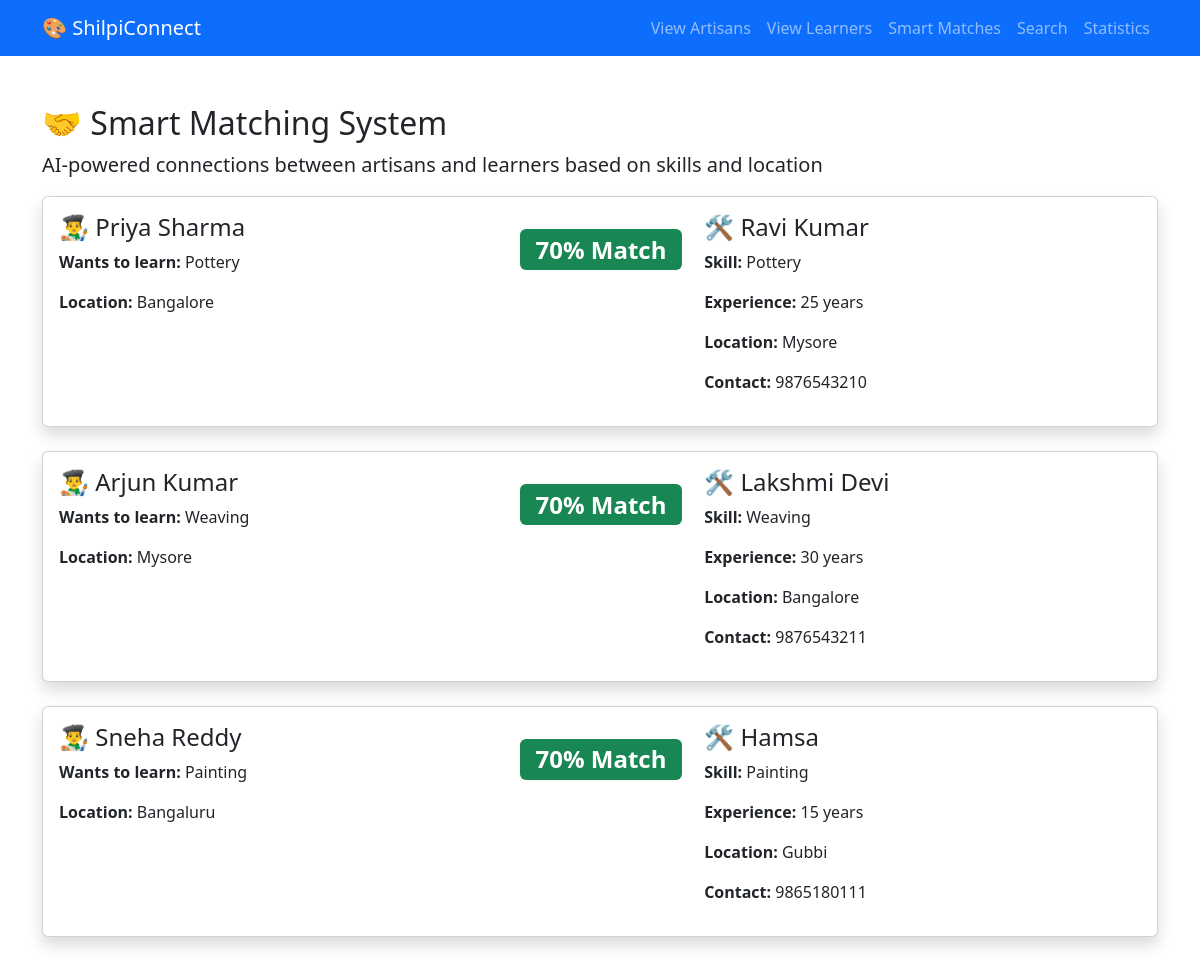
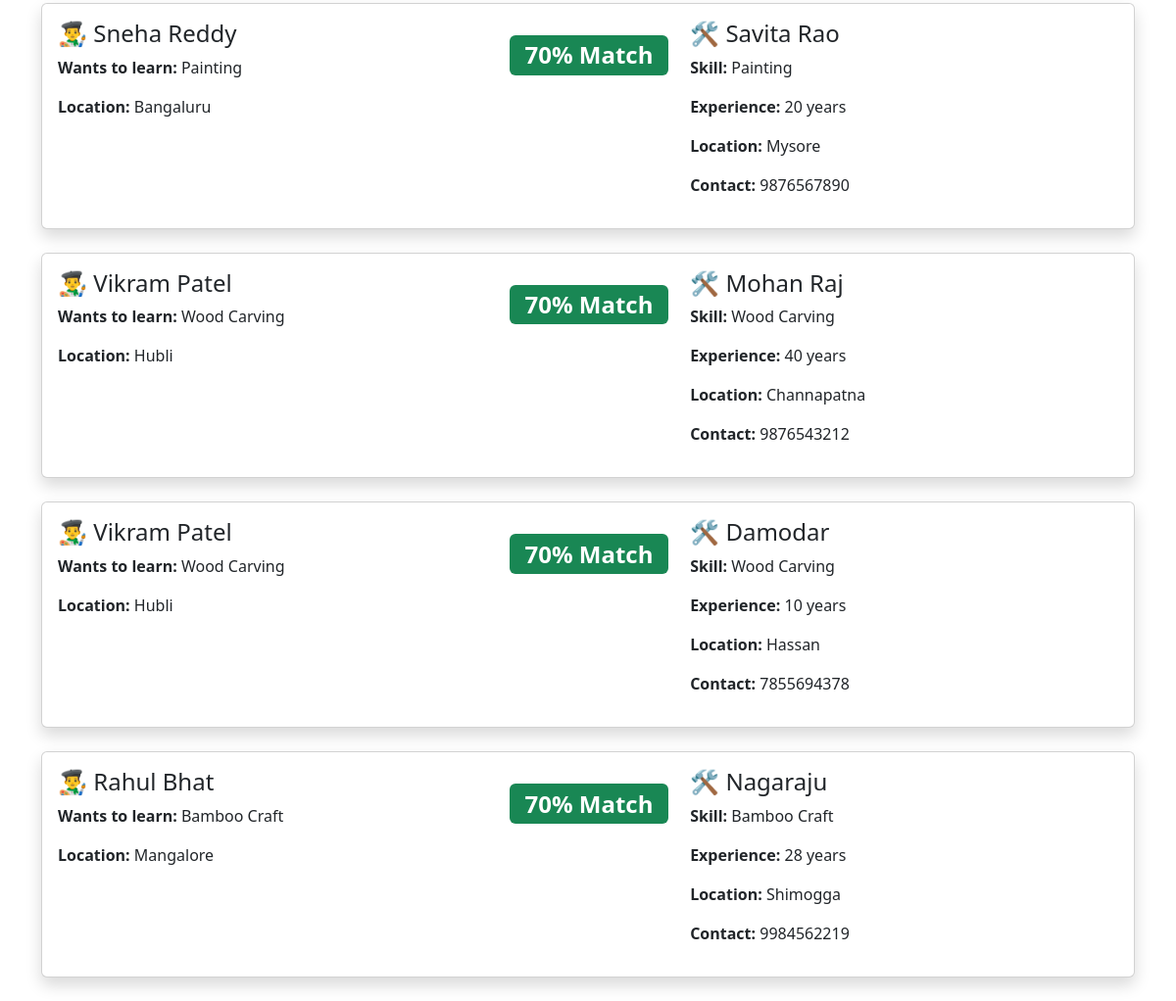
Screenshot of /matches with the database file from the repository (2 pictures, top to bottom).
### tables this page shows
CREATE TABLE learners (
    id INTEGER PRIMARY KEY AUTOINCREMENT,
    name TEXT NOT NULL,
    interest TEXT NOT NULL,
    location TEXT NOT NULL,
    phone TEXT,
    created_at TIMESTAMP DEFAULT CURRENT_TIMESTAMP
);

CREATE TABLE artisans (
    id INTEGER PRIMARY KEY AUTOINCREMENT,
    name TEXT NOT NULL,
    skill TEXT NOT NULL,
    location TEXT NOT NULL,
    experience INTEGER,
    phone TEXT,
    description TEXT,
    created_at TIMESTAMP DEFAULT CURRENT_TIMESTAMP
);

### app.py (the view)
@app.route('/matches')
def matches():
    conn = get_db()
    learners = conn.execute('SELECT * FROM learners').fetchall()
    artisans = conn.execute('SELECT * FROM artisans').fetchall()
    match_results = []
    for learner in learners:
        for artisan in artisans:
            score = 0
            if learner['interest'].lower() == artisan['skill'].lower():
                score += 70
            elif learner['interest'].lower() in artisan['skill'].lower() or artisan['skill'].lower() in learner['interest'].lower():
                score += 40
            if learner['location'].lower() == artisan['location'].lower():
                score += 30
            elif learner['location'].lower() in artisan['location'].lower() or artisan['location'].lower() in learner['location'].lower():
                score += 15
            if score >= 50:
                match_results.append({
                    'learner_name': learner['name'],
                    'interest': learner['interest'],
                    'learner_location': learner['location'],
                    'artisan_name': artisan['name'],
                    'skill': artisan['skill'],
                    'experience': artisan['experience'],
                    'artisan_location': artisan['location'],
                    'phone': artisan['phone'],
                    'match_score': score
                })
    match_results.sort(key=lambda x: x['match_score'], reverse=True)
    conn.close()
    return render_template('matches.html', matches=match_results)

### app.py (called while the page is built)
def get_db():
    conn = sqlite3.connect('shilpiconnect.db')
    conn.row_factory = sqlite3.Row  # This lets us access columns by name
    return conn

### templates/matches.html (shortened to what this page needs)
<!DOCTYPE html>
<html lang="en">
<head>
    <link href="https://cdn.jsdelivr.net/npm/bootstrap@5.3.3/dist/css/bootstrap.min.css" rel="stylesheet">
</head>
<body>
    <nav class="navbar navbar-expand-lg navbar-dark bg-primary">
        <div class="container">
            <a class="navbar-brand" href="/">🎨 ShilpiConnect</a>
            <div class="navbar-nav">
                <a class="nav-link" href="/artisans">View Artisans</a>
                <a class="nav-link" href="/learners">View Learners</a>
                <a class="nav-link" href="/matches">Smart Matches</a>
                <a class="nav-link" href="/search">Search</a>
                <a class="nav-link" href="/stats">Statistics</a>
            </div>
        </div>
    </nav>
    <div class="container mt-5">
        <h2>🤝 Smart Matching System</h2>
        <p class="lead">AI-powered connections between artisans and learners based on skills and location</p>
        {% for match in matches %}
        <div class="card shadow mb-4">
            <div class="card-body">
                <div class="row">
                    <div class="col-md-5">
                        <h4>👨‍🎨 {{ match.learner_name }}</h4>
                        <p><strong>Wants to learn:</strong> {{ match.interest }}</p>
                        <p><strong>Location:</strong> {{ match.learner_location }}</p>
                    </div>
                    <div class="col-md-2 text-center">
                        <div class="mt-3">
                            <span class="badge bg-success" style="font-size: 1.5rem;">{{ match.match_score }}% Match</span>
                        </div>
                    </div>
                    <div class="col-md-5">
                        <h4>🛠️ {{ match.artisan_name }}</h4>
                        <p><strong>Skill:</strong> {{ match.skill }}</p>
                        <p><strong>Experience:</strong> {{ match.experience }} years</p>
                        <p><strong>Location:</strong> {{ match.artisan_location }}</p>
                        <p><strong>Contact:</strong> {{ match.phone }}</p>
                    </div>
                </div>
            </div>
        </div>
        {% endfor %}
    </div>
</body>
</html>

### rows the page displays
learners: learner_name "Priya Sharma", interest "Pottery", learner_location "Bangalore"
artisans: artisan_name "Ravi Kumar", skill "Pottery", artisan_location "Mysore", phone "9876543210"
learners: learner_name "Arjun Kumar", interest "Weaving", learner_location "Mysore"
artisans: artisan_name "Lakshmi Devi", skill "Weaving", artisan_location "Bangalore", phone "9876543211"
learners: learner_name "Sneha Reddy" "Sneha Reddy", interest "Painting" "Painting", learner_location "Bangaluru" "Bangaluru"
artisans: artisan_name "Hamsa", skill "Painting", artisan_location "Gubbi", phone "9865180111"
artisans: artisan_name "Savita Rao", skill "Painting", artisan_location "Mysore", phone "9876567890"
learners: learner_name "Vikram Patel" "Vikram Patel", interest "Wood Carving" "Wood Carving", learner_location "Hubli" "Hubli"
artisans: artisan_name "Mohan Raj", skill "Wood Carving", artisan_location "Channapatna", phone "9876543212"
artisans: artisan_name "Damodar", skill "Wood Carving", artisan_location "Hassan", phone "7855694378"
learners: learner_name "Rahul Bhat", interest "Bamboo Craft", learner_location "Mangalore"
artisans: artisan_name "Nagaraju", skill "Bamboo Craft", artisan_location "Shimogga", phone "9984562219"

### other values shown
{{ match.match_score }} "70" "70" "70" "70" "70" "70" "70"
{{ match.experience }} "25" "30" "15" "20" "40" "10" "28"
